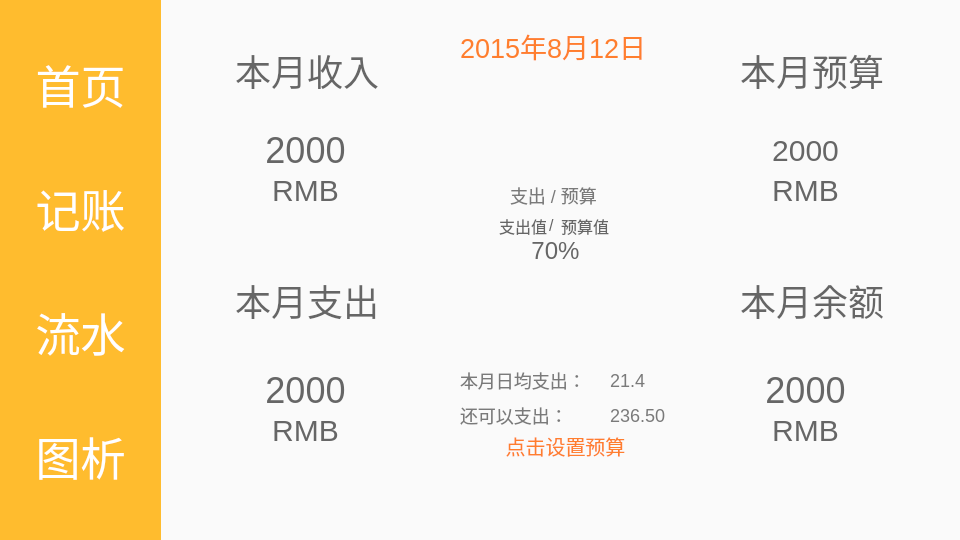
<?xml version="1.0" encoding="UTF-8"?>
<ui version="4.0">
 <class>Homepage_1</class>
 <widget class="QDialog" name="Homepage_1">
  <property name="geometry">
   <rect>
    <x>0</x>
    <y>0</y>
    <width>960</width>
    <height>540</height>
   </rect>
  </property>
  <property name="sizePolicy">
   <sizepolicy hsizetype="Fixed" vsizetype="Fixed">
    <horstretch>0</horstretch>
    <verstretch>0</verstretch>
   </sizepolicy>
  </property>
  <property name="minimumSize">
   <size>
    <width>960</width>
    <height>540</height>
   </size>
  </property>
  <property name="maximumSize">
   <size>
    <width>960</width>
    <height>540</height>
   </size>
  </property>
  <property name="windowTitle">
   <string>虎图帐</string>
  </property>
  <property name="windowIcon">
   <iconset resource="img.qrc">
    <normaloff>:/img/icon.jpg</normaloff>:/img/icon.jpg</iconset>
  </property>
  <property name="styleSheet">
   <string notr="true">#OutcomeTitle, #IncomeTitle, #RemainTitle, #label_5Title {
    font-family: &quot;逐浪雅宋体&quot;;
    font-size: 36px;
    color: #ff7e2e；
}
#OutcomeLabel, #IncomeLabel, #RemainLabel{
    font-family: &quot;微软雅黑&quot;;
    font-size: 36px;
    color:  #4a4a4a；
}
#label_5,#RMB_1,#RMB_2,#RMB_3,#RMB_4 {
	font-family: &quot;微软雅黑&quot;;
    font-size: 30px;
    color:  #646464；
}
#day {
    font-family: &quot;微软雅黑&quot;;
    color: #ff7e2e;
    font-size: 27px;
}
#inOutTitle, #dayout_1Title, #dayout_1label, #RemainLabel_2, #RemainTitle_2 {
    font-family: &quot;微软雅黑&quot;;
    font-size: 18px;
    color: #7a7a7a;
}
#pushButton {
    font-family: &quot;微软雅黑&quot;;
    font-size: 20px;
    color: #ff7e2e;
}
#inOutDivider, #labelbudget, #labelout{
    font-size: 16px;
}
#percent {
    font-size: 24px;
}
#Homepage_1{
	background-color: #fafafa;
}
QLabel {
	font-family: &quot;微软雅黑&quot;;
	font-size: 18px;
	color: #666;
}
#setBtn {
	border: 0;
}

QPushButton#AccountStatementBtn,QPushButton#AccountingBtn,QPushButton#ChartBtn,QPushButton#HomepageBtn {
    color: #fff;
    font-size: 45px;
    font-family: &quot;逐浪雅宋体&quot;;
    line-height: 80px;
    height: 80px;
    border: 0;
}

QPushButton#AccountStatementBtn:hover,QPushButton#AccountingBtn:hover,QPushButton#ChartBtn:hover,QPushButton#HomepageBtn:hover {

	background-image: url(:/img/hoverBackground.png);
}
QPushButton#AccountStatementBtn:pressed,QPushButton#AccountingBtn:pressed,QPushButton#ChartBtn:pressed,QPushButton#HomepageBtn:pressed {

	background-image: url(:/img/pressedBackground.png);
}

QWidget#leftContainer {
    background-color:#ffbc2e
}
QComboBox {
	line-height: 20px;
    height: 20px;
    font-family: &quot;微软雅黑&quot;;
    font-size: 18px;
    color: #666;
	border: 1px solid #ccc;
}

QComboBox::down-arrow {
	width: 16px;
    image: url(:/img/btnDownUnchecked.png);
	background-color: #fff;
}
QComboBox:pressed QComboBox::down-arrow{
    image: url(:/img/btnDownChecked.png);
}
QComboBox::drop-down {
	border: 0;
}
#setBtn {
	background-image: url(:/img/keyUnclicked.png);
}
#setBtn:pressed {
	background-image :url(:/img/keyCLicked.png)
}</string>
  </property>
  <widget class="QLabel" name="day">
   <property name="geometry">
    <rect>
     <x>460</x>
     <y>30</y>
     <width>201</width>
     <height>31</height>
    </rect>
   </property>
   <property name="text">
    <string>2015年8月12日</string>
   </property>
  </widget>
  <widget class="QLabel" name="IncomeLabel">
   <property name="geometry">
    <rect>
     <x>250</x>
     <y>130</y>
     <width>111</width>
     <height>40</height>
    </rect>
   </property>
   <property name="text">
    <string>2000</string>
   </property>
   <property name="scaledContents">
    <bool>false</bool>
   </property>
   <property name="alignment">
    <set>Qt::AlignCenter</set>
   </property>
  </widget>
  <widget class="QLabel" name="OutcomeLabel">
   <property name="geometry">
    <rect>
     <x>250</x>
     <y>370</y>
     <width>111</width>
     <height>40</height>
    </rect>
   </property>
   <property name="text">
    <string>2000</string>
   </property>
   <property name="alignment">
    <set>Qt::AlignCenter</set>
   </property>
  </widget>
  <widget class="QLabel" name="RemainLabel">
   <property name="geometry">
    <rect>
     <x>750</x>
     <y>370</y>
     <width>111</width>
     <height>40</height>
    </rect>
   </property>
   <property name="text">
    <string>2000</string>
   </property>
   <property name="alignment">
    <set>Qt::AlignCenter</set>
   </property>
  </widget>
  <widget class="QWidget" name="horizontalLayoutWidget">
   <property name="geometry">
    <rect>
     <x>0</x>
     <y>0</y>
     <width>161</width>
     <height>561</height>
    </rect>
   </property>
   <layout class="QHBoxLayout" name="lOuterLayout">
    <property name="spacing">
     <number>0</number>
    </property>
    <item>
     <widget class="QWidget" name="leftContainer" native="true">
      <property name="enabled">
       <bool>true</bool>
      </property>
      <widget class="QWidget" name="verticalLayoutWidget_3">
       <property name="geometry">
        <rect>
         <x>0</x>
         <y>0</y>
         <width>161</width>
         <height>541</height>
        </rect>
       </property>
       <layout class="QVBoxLayout" name="leftLayout">
        <property name="spacing">
         <number>0</number>
        </property>
        <property name="leftMargin">
         <number>0</number>
        </property>
        <property name="topMargin">
         <number>0</number>
        </property>
        <property name="rightMargin">
         <number>0</number>
        </property>
        <item>
         <widget class="QPushButton" name="HomepageBtn">
          <property name="text">
           <string>首页</string>
          </property>
          <property name="flat">
           <bool>false</bool>
          </property>
         </widget>
        </item>
        <item>
         <widget class="QPushButton" name="AccountingBtn">
          <property name="text">
           <string>记账</string>
          </property>
          <property name="flat">
           <bool>false</bool>
          </property>
         </widget>
        </item>
        <item>
         <widget class="QPushButton" name="AccountStatementBtn">
          <property name="text">
           <string>流水</string>
          </property>
         </widget>
        </item>
        <item>
         <widget class="QPushButton" name="ChartBtn">
          <property name="text">
           <string>图析</string>
          </property>
         </widget>
        </item>
       </layout>
      </widget>
     </widget>
    </item>
   </layout>
  </widget>
  <widget class="QPushButton" name="pushButton">
   <property name="geometry">
    <rect>
     <x>500</x>
     <y>430</y>
     <width>131</width>
     <height>31</height>
    </rect>
   </property>
   <property name="text">
    <string>点击设置预算</string>
   </property>
   <property name="flat">
    <bool>true</bool>
   </property>
  </widget>
  <widget class="QLabel" name="label_5">
   <property name="geometry">
    <rect>
     <x>750</x>
     <y>130</y>
     <width>111</width>
     <height>40</height>
    </rect>
   </property>
   <property name="text">
    <string>2000</string>
   </property>
   <property name="alignment">
    <set>Qt::AlignCenter</set>
   </property>
  </widget>
  <widget class="QLabel" name="RemainLabel_2">
   <property name="geometry">
    <rect>
     <x>610</x>
     <y>400</y>
     <width>71</width>
     <height>31</height>
    </rect>
   </property>
   <property name="text">
    <string>236.50</string>
   </property>
  </widget>
  <widget class="QWidget" name="verticalLayoutWidget">
   <property name="geometry">
    <rect>
     <x>360</x>
     <y>60</y>
     <width>391</width>
     <height>341</height>
    </rect>
   </property>
   <layout class="QVBoxLayout" name="progressDonut"/>
  </widget>
  <widget class="QLabel" name="circle_4">
   <property name="geometry">
    <rect>
     <x>720</x>
     <y>290</y>
     <width>181</width>
     <height>181</height>
    </rect>
   </property>
   <property name="text">
    <string/>
   </property>
   <property name="pixmap">
    <pixmap resource="img.qrc">:/img/circle.png</pixmap>
   </property>
   <property name="scaledContents">
    <bool>false</bool>
   </property>
  </widget>
  <widget class="QLabel" name="circle_2">
   <property name="geometry">
    <rect>
     <x>720</x>
     <y>60</y>
     <width>181</width>
     <height>181</height>
    </rect>
   </property>
   <property name="text">
    <string/>
   </property>
   <property name="pixmap">
    <pixmap resource="img.qrc">:/img/circle.png</pixmap>
   </property>
   <property name="scaledContents">
    <bool>false</bool>
   </property>
  </widget>
  <widget class="QLabel" name="circle_3">
   <property name="geometry">
    <rect>
     <x>220</x>
     <y>290</y>
     <width>181</width>
     <height>181</height>
    </rect>
   </property>
   <property name="text">
    <string/>
   </property>
   <property name="pixmap">
    <pixmap resource="img.qrc">:/img/circle.png</pixmap>
   </property>
   <property name="scaledContents">
    <bool>false</bool>
   </property>
  </widget>
  <widget class="QLabel" name="dayout_1label">
   <property name="geometry">
    <rect>
     <x>610</x>
     <y>370</y>
     <width>61</width>
     <height>21</height>
    </rect>
   </property>
   <property name="text">
    <string>21.4</string>
   </property>
  </widget>
  <widget class="QLabel" name="percent">
   <property name="geometry">
    <rect>
     <x>510</x>
     <y>230</y>
     <width>91</width>
     <height>41</height>
    </rect>
   </property>
   <property name="text">
    <string>70%</string>
   </property>
   <property name="alignment">
    <set>Qt::AlignCenter</set>
   </property>
  </widget>
  <widget class="QLabel" name="circle_1">
   <property name="geometry">
    <rect>
     <x>220</x>
     <y>60</y>
     <width>181</width>
     <height>181</height>
    </rect>
   </property>
   <property name="text">
    <string/>
   </property>
   <property name="pixmap">
    <pixmap resource="img.qrc">:/img/circle.png</pixmap>
   </property>
   <property name="scaledContents">
    <bool>false</bool>
   </property>
  </widget>
  <widget class="QLabel" name="OutcomeTitle">
   <property name="geometry">
    <rect>
     <x>235</x>
     <y>280</y>
     <width>151</width>
     <height>41</height>
    </rect>
   </property>
   <property name="text">
    <string>本月支出</string>
   </property>
  </widget>
  <widget class="QLabel" name="IncomeTitle">
   <property name="geometry">
    <rect>
     <x>235</x>
     <y>50</y>
     <width>151</width>
     <height>41</height>
    </rect>
   </property>
   <property name="text">
    <string>本月收入</string>
   </property>
  </widget>
  <widget class="QLabel" name="RemainTitle">
   <property name="geometry">
    <rect>
     <x>740</x>
     <y>280</y>
     <width>151</width>
     <height>41</height>
    </rect>
   </property>
   <property name="text">
    <string>本月余额</string>
   </property>
  </widget>
  <widget class="QLabel" name="label_5Title">
   <property name="geometry">
    <rect>
     <x>740</x>
     <y>50</y>
     <width>151</width>
     <height>41</height>
    </rect>
   </property>
   <property name="text">
    <string>本月预算</string>
   </property>
  </widget>
  <widget class="QLabel" name="RMB_1">
   <property name="geometry">
    <rect>
     <x>265</x>
     <y>170</y>
     <width>81</width>
     <height>41</height>
    </rect>
   </property>
   <property name="text">
    <string>RMB</string>
   </property>
   <property name="alignment">
    <set>Qt::AlignCenter</set>
   </property>
  </widget>
  <widget class="QLabel" name="RMB_2">
   <property name="geometry">
    <rect>
     <x>765</x>
     <y>170</y>
     <width>81</width>
     <height>41</height>
    </rect>
   </property>
   <property name="text">
    <string>RMB</string>
   </property>
   <property name="alignment">
    <set>Qt::AlignCenter</set>
   </property>
  </widget>
  <widget class="QLabel" name="RMB_3">
   <property name="geometry">
    <rect>
     <x>765</x>
     <y>410</y>
     <width>81</width>
     <height>41</height>
    </rect>
   </property>
   <property name="text">
    <string>RMB</string>
   </property>
   <property name="alignment">
    <set>Qt::AlignCenter</set>
   </property>
  </widget>
  <widget class="QLabel" name="RMB_4">
   <property name="geometry">
    <rect>
     <x>265</x>
     <y>410</y>
     <width>81</width>
     <height>41</height>
    </rect>
   </property>
   <property name="text">
    <string>RMB</string>
   </property>
   <property name="alignment">
    <set>Qt::AlignCenter</set>
   </property>
  </widget>
  <widget class="QLabel" name="inOutTitle">
   <property name="geometry">
    <rect>
     <x>510</x>
     <y>180</y>
     <width>91</width>
     <height>31</height>
    </rect>
   </property>
   <property name="text">
    <string>支出 / 预算</string>
   </property>
  </widget>
  <widget class="QLabel" name="dayout_1Title">
   <property name="geometry">
    <rect>
     <x>460</x>
     <y>370</y>
     <width>121</width>
     <height>21</height>
    </rect>
   </property>
   <property name="text">
    <string>本月日均支出：</string>
   </property>
  </widget>
  <widget class="QLabel" name="RemainTitle_2">
   <property name="geometry">
    <rect>
     <x>460</x>
     <y>400</y>
     <width>111</width>
     <height>31</height>
    </rect>
   </property>
   <property name="text">
    <string>还可以支出：</string>
   </property>
  </widget>
  <widget class="QWidget" name="widget" native="true">
   <property name="geometry">
    <rect>
     <x>495</x>
     <y>215</y>
     <width>121</width>
     <height>31</height>
    </rect>
   </property>
   <widget class="QLabel" name="inOutDivider">
    <property name="geometry">
     <rect>
      <x>54</x>
      <y>0</y>
      <width>9</width>
      <height>21</height>
     </rect>
    </property>
    <property name="text">
     <string>/</string>
    </property>
   </widget>
   <widget class="QLabel" name="labelbudget">
    <property name="geometry">
     <rect>
      <x>66</x>
      <y>0</y>
      <width>61</width>
      <height>21</height>
     </rect>
    </property>
    <property name="text">
     <string>预算值</string>
    </property>
   </widget>
   <widget class="QLabel" name="labelout">
    <property name="geometry">
     <rect>
      <x>-9</x>
      <y>0</y>
      <width>61</width>
      <height>21</height>
     </rect>
    </property>
    <property name="text">
     <string>支出值</string>
    </property>
    <property name="alignment">
     <set>Qt::AlignRight|Qt::AlignTrailing|Qt::AlignVCenter</set>
    </property>
   </widget>
  </widget>
  <widget class="QLabel" name="warning">
   <property name="geometry">
    <rect>
     <x>270</x>
     <y>510</y>
     <width>47</width>
     <height>13</height>
    </rect>
   </property>
   <property name="text">
    <string/>
   </property>
  </widget>
  <widget class="QLabel" name="remainmoney">
   <property name="geometry">
    <rect>
     <x>350</x>
     <y>510</y>
     <width>47</width>
     <height>13</height>
    </rect>
   </property>
   <property name="text">
    <string/>
   </property>
  </widget>
  <widget class="QPushButton" name="setBtn">
   <property name="geometry">
    <rect>
     <x>0</x>
     <y>450</y>
     <width>159</width>
     <height>53</height>
    </rect>
   </property>
   <property name="text">
    <string/>
   </property>
   <property name="iconSize">
    <size>
     <width>97</width>
     <height>56</height>
    </size>
   </property>
  </widget>
  <zorder>day</zorder>
  <zorder>IncomeLabel</zorder>
  <zorder>OutcomeLabel</zorder>
  <zorder>RemainLabel</zorder>
  <zorder>horizontalLayoutWidget</zorder>
  <zorder>label_5</zorder>
  <zorder>verticalLayoutWidget</zorder>
  <zorder>circle_4</zorder>
  <zorder>circle_2</zorder>
  <zorder>circle_3</zorder>
  <zorder>percent</zorder>
  <zorder>circle_1</zorder>
  <zorder>OutcomeTitle</zorder>
  <zorder>IncomeTitle</zorder>
  <zorder>RemainTitle</zorder>
  <zorder>label_5Title</zorder>
  <zorder>RMB_1</zorder>
  <zorder>RMB_2</zorder>
  <zorder>RMB_3</zorder>
  <zorder>RMB_4</zorder>
  <zorder>inOutTitle</zorder>
  <zorder>widget</zorder>
  <zorder>warning</zorder>
  <zorder>remainmoney</zorder>
  <zorder>setBtn</zorder>
  <zorder>dayout_1Title</zorder>
  <zorder>dayout_1label</zorder>
  <zorder>RemainTitle_2</zorder>
  <zorder>RemainLabel_2</zorder>
  <zorder>pushButton</zorder>
 </widget>
 <resources>
  <include location="img.qrc"/>
 </resources>
 <connections/>
</ui>
